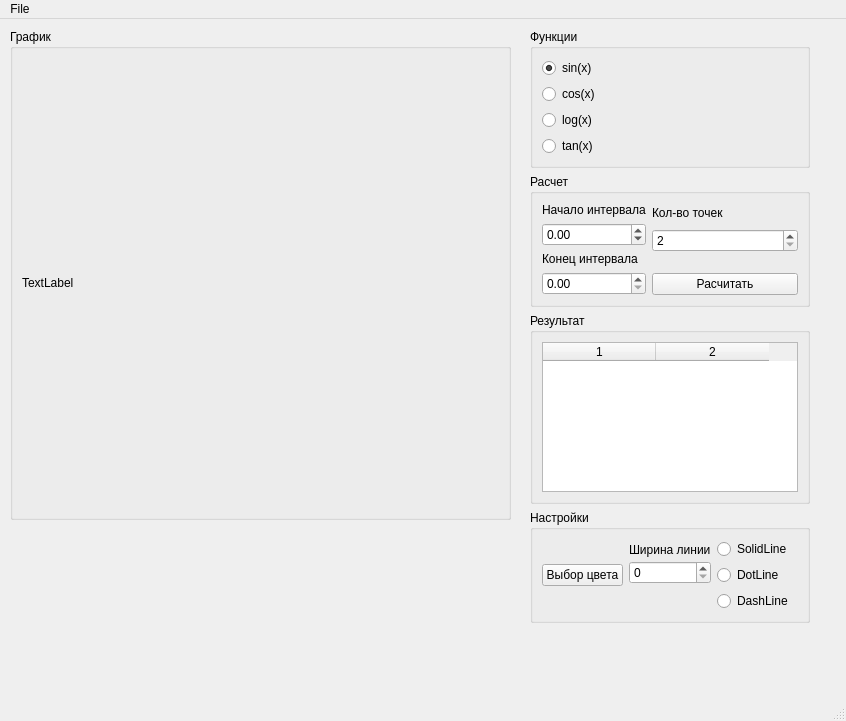
<?xml version="1.0" encoding="UTF-8"?>
<ui version="4.0">
 <class>MainWindow</class>
 <widget class="QMainWindow" name="MainWindow">
  <property name="geometry">
   <rect>
    <x>0</x>
    <y>0</y>
    <width>846</width>
    <height>721</height>
   </rect>
  </property>
  <property name="windowTitle">
   <string>MainWindow</string>
  </property>
  <widget class="QWidget" name="centralwidget">
   <property name="minimumSize">
    <size>
     <width>800</width>
     <height>600</height>
    </size>
   </property>
   <widget class="QGroupBox" name="groupBox_4">
    <property name="geometry">
     <rect>
      <x>10</x>
      <y>10</y>
      <width>501</width>
      <height>491</height>
     </rect>
    </property>
    <property name="sizePolicy">
     <sizepolicy hsizetype="Fixed" vsizetype="Preferred">
      <horstretch>0</horstretch>
      <verstretch>0</verstretch>
     </sizepolicy>
    </property>
    <property name="title">
     <string>График</string>
    </property>
    <layout class="QVBoxLayout" name="verticalLayout_10">
     <item>
      <widget class="QLabel" name="outputGraph">
       <property name="text">
        <string>TextLabel</string>
       </property>
      </widget>
     </item>
    </layout>
   </widget>
   <widget class="QWidget" name="layoutWidget">
    <property name="geometry">
     <rect>
      <x>530</x>
      <y>10</y>
      <width>280</width>
      <height>594</height>
     </rect>
    </property>
    <layout class="QVBoxLayout" name="verticalLayout_13">
     <item>
      <layout class="QVBoxLayout" name="verticalLayout_9">
       <item>
        <widget class="QGroupBox" name="groupBox">
         <property name="sizePolicy">
          <sizepolicy hsizetype="Preferred" vsizetype="Fixed">
           <horstretch>0</horstretch>
           <verstretch>0</verstretch>
          </sizepolicy>
         </property>
         <property name="title">
          <string>Функции</string>
         </property>
         <layout class="QVBoxLayout" name="verticalLayout_2">
          <item>
           <layout class="QVBoxLayout" name="verticalLayout">
            <item>
             <widget class="QRadioButton" name="sin">
              <property name="text">
               <string>sin(x)</string>
              </property>
              <property name="checked">
               <bool>true</bool>
              </property>
             </widget>
            </item>
            <item>
             <widget class="QRadioButton" name="cos">
              <property name="text">
               <string>cos(x)</string>
              </property>
             </widget>
            </item>
            <item>
             <widget class="QRadioButton" name="log">
              <property name="text">
               <string>log(x)</string>
              </property>
             </widget>
            </item>
            <item>
             <widget class="QRadioButton" name="tan">
              <property name="text">
               <string>tan(x)</string>
              </property>
             </widget>
            </item>
           </layout>
          </item>
         </layout>
        </widget>
       </item>
       <item>
        <widget class="QGroupBox" name="groupBox_2">
         <property name="sizePolicy">
          <sizepolicy hsizetype="Preferred" vsizetype="Fixed">
           <horstretch>0</horstretch>
           <verstretch>0</verstretch>
          </sizepolicy>
         </property>
         <property name="title">
          <string>Расчет</string>
         </property>
         <layout class="QHBoxLayout" name="horizontalLayout">
          <item>
           <layout class="QFormLayout" name="formLayout">
            <item row="0" column="0">
             <layout class="QVBoxLayout" name="verticalLayout_6">
              <item>
               <layout class="QVBoxLayout" name="verticalLayout_4">
                <item>
                 <widget class="QLabel" name="label">
                  <property name="text">
                   <string>Начало интервала</string>
                  </property>
                 </widget>
                </item>
                <item>
                 <widget class="QDoubleSpinBox" name="startInterval">
                  <property name="minimum">
                   <double>-99.000000000000000</double>
                  </property>
                 </widget>
                </item>
               </layout>
              </item>
              <item>
               <layout class="QVBoxLayout" name="verticalLayout_5">
                <item>
                 <widget class="QLabel" name="label_2">
                  <property name="text">
                   <string>Конец интервала</string>
                  </property>
                 </widget>
                </item>
                <item>
                 <widget class="QDoubleSpinBox" name="finishInterval"/>
                </item>
               </layout>
              </item>
             </layout>
            </item>
            <item row="0" column="1">
             <layout class="QVBoxLayout" name="verticalLayout_8">
              <item>
               <layout class="QVBoxLayout" name="verticalLayout_7">
                <item>
                 <widget class="QLabel" name="label_3">
                  <property name="text">
                   <string>Кол-во точек</string>
                  </property>
                 </widget>
                </item>
                <item>
                 <widget class="QSpinBox" name="countPoints">
                  <property name="minimum">
                   <number>2</number>
                  </property>
                  <property name="maximum">
                   <number>1000</number>
                  </property>
                 </widget>
                </item>
               </layout>
              </item>
              <item>
               <spacer name="horizontalSpacer">
                <property name="orientation">
                 <enum>Qt::Horizontal</enum>
                </property>
                <property name="sizeHint" stdset="0">
                 <size>
                  <width>40</width>
                  <height>15</height>
                 </size>
                </property>
               </spacer>
              </item>
              <item>
               <widget class="QPushButton" name="pushButton">
                <property name="cursor">
                 <cursorShape>PointingHandCursor</cursorShape>
                </property>
                <property name="text">
                 <string>Расчитать</string>
                </property>
               </widget>
              </item>
             </layout>
            </item>
           </layout>
          </item>
         </layout>
        </widget>
       </item>
       <item>
        <widget class="QGroupBox" name="groupBox_3">
         <property name="title">
          <string>Результат</string>
         </property>
         <layout class="QVBoxLayout" name="verticalLayout_3">
          <item>
           <widget class="QTableWidget" name="tableWidget">
            <property name="columnCount">
             <number>2</number>
            </property>
            <attribute name="horizontalHeaderDefaultSectionSize">
             <number>113</number>
            </attribute>
            <column/>
            <column/>
           </widget>
          </item>
         </layout>
        </widget>
       </item>
      </layout>
     </item>
     <item>
      <widget class="QGroupBox" name="groupBox_5">
       <property name="title">
        <string>Настройки</string>
       </property>
       <layout class="QHBoxLayout" name="horizontalLayout_2">
        <item>
         <widget class="QPushButton" name="color">
          <property name="text">
           <string>Выбор цвета</string>
          </property>
         </widget>
        </item>
        <item>
         <layout class="QVBoxLayout" name="verticalLayout_12">
          <property name="spacing">
           <number>0</number>
          </property>
          <property name="bottomMargin">
           <number>23</number>
          </property>
          <item>
           <widget class="QLabel" name="label_4">
            <property name="sizePolicy">
             <sizepolicy hsizetype="Preferred" vsizetype="Fixed">
              <horstretch>0</horstretch>
              <verstretch>0</verstretch>
             </sizepolicy>
            </property>
            <property name="text">
             <string>Ширина линии</string>
            </property>
           </widget>
          </item>
          <item>
           <widget class="QSpinBox" name="widthLine"/>
          </item>
         </layout>
        </item>
        <item>
         <layout class="QVBoxLayout" name="verticalLayout_11">
          <item>
           <widget class="QRadioButton" name="solidLine">
            <property name="text">
             <string>SolidLine</string>
            </property>
           </widget>
          </item>
          <item>
           <widget class="QRadioButton" name="dotLine">
            <property name="text">
             <string>DotLine</string>
            </property>
           </widget>
          </item>
          <item>
           <widget class="QRadioButton" name="dashLine">
            <property name="text">
             <string>DashLine</string>
            </property>
           </widget>
          </item>
         </layout>
        </item>
       </layout>
      </widget>
     </item>
    </layout>
   </widget>
  </widget>
  <widget class="QMenuBar" name="menubar">
   <property name="geometry">
    <rect>
     <x>0</x>
     <y>0</y>
     <width>846</width>
     <height>21</height>
    </rect>
   </property>
   <widget class="QMenu" name="menuFile">
    <property name="title">
     <string>File</string>
    </property>
    <addaction name="actionPrint"/>
   </widget>
   <addaction name="menuFile"/>
  </widget>
  <widget class="QStatusBar" name="statusbar"/>
  <action name="actionPrint">
   <property name="text">
    <string>Print</string>
   </property>
  </action>
 </widget>
 <resources/>
 <connections/>
</ui>
